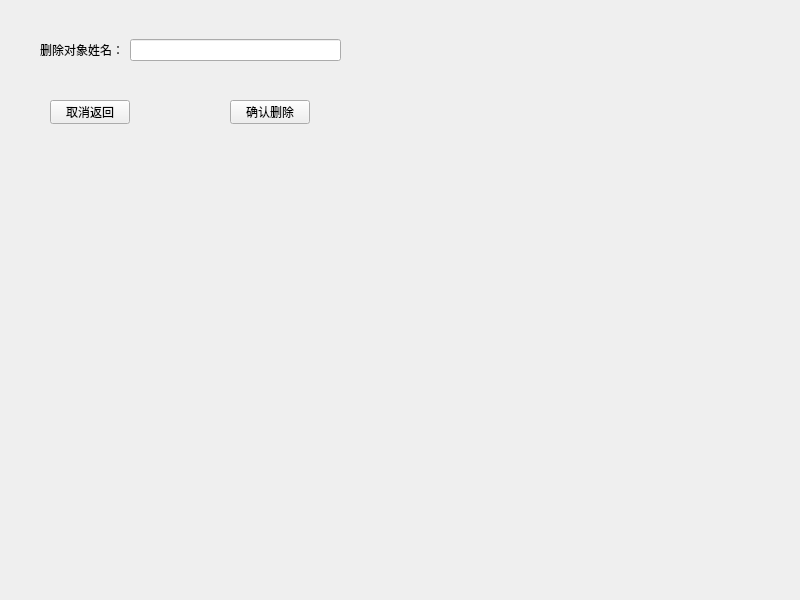
<?xml version="1.0" encoding="UTF-8"?>
<ui version="4.0">
 <class>three_delete</class>
 <widget class="QMainWindow" name="three_delete">
  <property name="geometry">
   <rect>
    <x>0</x>
    <y>0</y>
    <width>800</width>
    <height>600</height>
   </rect>
  </property>
  <property name="windowTitle">
   <string>MainWindow</string>
  </property>
  <widget class="QWidget" name="centralwidget">
   <widget class="QWidget" name="widget" native="true">
    <property name="geometry">
     <rect>
      <x>40</x>
      <y>30</y>
      <width>301</width>
      <height>41</height>
     </rect>
    </property>
    <layout class="QGridLayout" name="gridLayout_2">
     <item row="0" column="1">
      <widget class="QLineEdit" name="del"/>
     </item>
     <item row="0" column="0">
      <widget class="QLabel" name="label">
       <property name="text">
        <string>删除对象姓名：</string>
       </property>
      </widget>
     </item>
    </layout>
   </widget>
   <widget class="QPushButton" name="ok">
    <property name="geometry">
     <rect>
      <x>230</x>
      <y>100</y>
      <width>80</width>
      <height>24</height>
     </rect>
    </property>
    <property name="text">
     <string>确认删除</string>
    </property>
   </widget>
   <widget class="QPushButton" name="back">
    <property name="geometry">
     <rect>
      <x>50</x>
      <y>100</y>
      <width>80</width>
      <height>24</height>
     </rect>
    </property>
    <property name="text">
     <string>取消返回</string>
    </property>
   </widget>
  </widget>
 </widget>
 <resources/>
 <connections/>
</ui>
